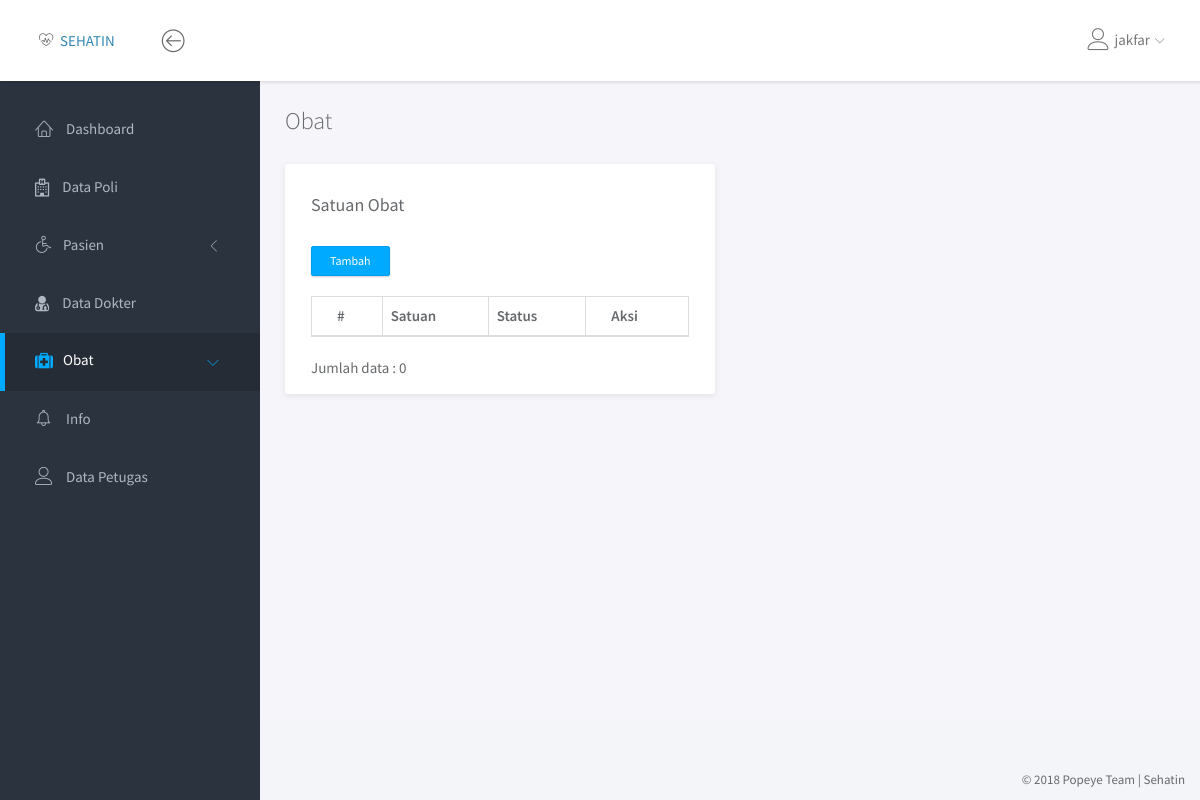
Page /obat/satuan_obat.php (signed in) on the earlier database version.
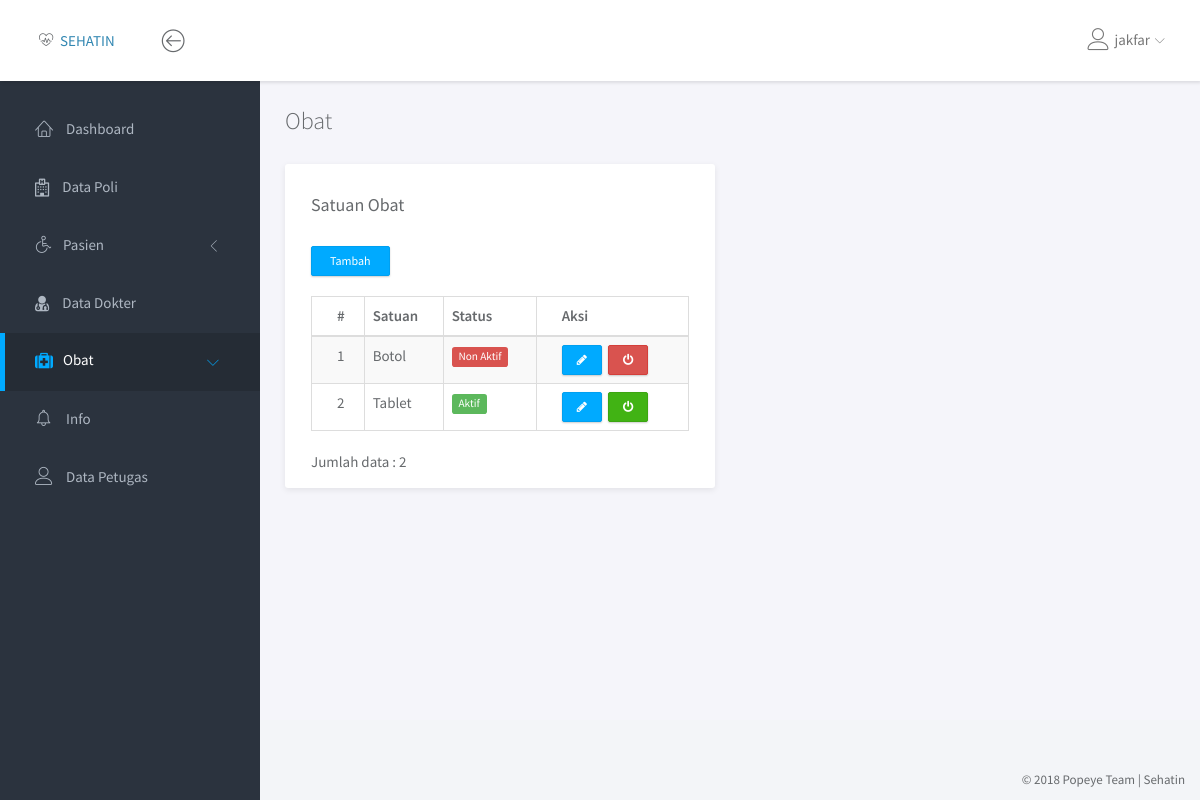
Same page on the later database version.
### tables this page shows
CREATE TABLE IF NOT EXISTS `satuan_obat` (
`id_satuan` tinyint(3) NOT NULL,
  `satuan` varchar(30) NOT NULL,
  `status` enum('Aktif','Non Aktif') NOT NULL
);

### obat/satuan_obat.php (the view, shortened to what this page needs)
<!doctype html>
<html lang="en">
<head>
	<link rel="stylesheet" href="../assets/vendor/bootstrap/css/bootstrap.min.css">
	<link rel="stylesheet" href="../assets/vendor/font-awesome/css/font-awesome.min.css">
	<link rel="stylesheet" href="../assets/vendor/linearicons/style.css">
	<link rel="stylesheet" href="../assets/vendor/chartist/css/chartist-custom.css">
	<link rel="stylesheet" href="../assets/css/main.css">
</head>
<body>
	<div id="wrapper">
		<?php
			include '../dashboard/navbar.php';
			include '../dashboard/left_sidebar.php';
		?>
		<div class="main">
			<div class="main-content">
				<div class="container-fluid">
					<h3 class="page-title">Obat</h3>
					<div class="row">
						<div class="col-md-6">
							<div class="panel">
								<div class="panel-heading">
									<h4 class="panel-tittle">Satuan Obat</h4>
								</div>
								<div class="row">
										<div class="col-md-12">
											<a href="tambah_satuan.php"><button type="button" class="btn btn-primary btn-sm" style="margin-left: 25px; margin-bottom: 10px;">Tambah</button></a>
										</div>
									</div>
										<div class="panel-body">
											<table class="table table-striped table-hover table-bordered">
												<thead>
													<tr>
														<th>#</th>
														<th>Satuan</th>
														<th>Status</th>
														<th>Aksi</th>
													</tr>
												</thead>
											<tbody>
												<?php
													$query = "SELECT * FROM satuan_obat ORDER BY satuan ASC";
													$jml = "SELECT COUNT(*) as jml_satuan FROM satuan_obat";
													$result = mysqli_query($con, $query);
													$r = mysqli_query($con, $jml);
													$jml_satuan = mysqli_fetch_assoc($r);
													$no = 1;
													foreach ($result as $val) {
														$title = $val['status'] == 'Aktif' ? 'Non Aktifkan' : 'Aktifkan';
														$btnclass = $val['status'] == 'Aktif' ? 'btn-success' : 'btn-danger';
														$label = $val['status'] == 'Aktif' ? 'label label-success' : 'label label-danger';
													 	echo "<tr>
													 			<td>$no</td>
													 			<td>$val[satuan]</td>
																<td><span class='$label'>$val[status]</span></td>
													 			<td><a href='edit_satuan.php?id_satuan=$val[id_satuan]' class='btn btn-primary btn-xs' title='Edit'><i class='fa fa-pencil'></i> </a>&nbsp;
													 				<a onclick = 'return konfirm()' href='status_satuan.php?id_satuan=$val[id_satuan]&status=$val[status]' class= 'btn btn-xs $btnclass' title='$title'><i class='fa fa-power-off'></i></a>
													 			</td>
													 		</tr>";
													 	$no++;
													 } ?>
											</tbody>
											</table>
											<span class="text-default">Jumlah data : <?php echo ($jml_satuan['jml_satuan']); ?></span>
										</div>
								</div>
							</div>
						</div>
					</div>
				</div>
			</div>
		</div>
		<?php include '../dashboard/footer.php'; ?>
</body>
</html>

Differences in the rows shown:
added satuan_obat: satuan "Botol", status "Non Aktif"
added satuan_obat: satuan "Tablet", status "Aktif"
Other differences:
$jml_satuan['jml_satuan']: "0" → "2"
